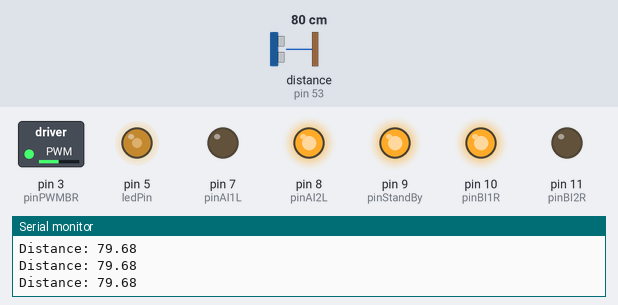
Recording of a sketch running on a simulated Arduino Mega 2560, built with avr-gcc and run on an emulated ATmega2560. Parts: switched loads named in the sketch (green lamp = pin HIGH), output pins drawn as LEDs (lit = HIGH), the last lines printed to the serial monitor. Wiring (inferred from the names in the program): ultrasonic range finder: trigger pin 52; echo pin 53. Inputs (shaded band) come from the test bench; at power-on: distance to the obstacle (sensor on pin 53) 80 cm. The echo pulse lasts 58.3 µs per cm; pins used as bus, display or sensor lines are not drawn.

Above: at 1.2 s.
1.3 s: distance to the obstacle (sensor on pin 53) set to 15 cm
2.8 s: distance to the obstacle (sensor on pin 53) set to 12 cm
At 3.1 s:
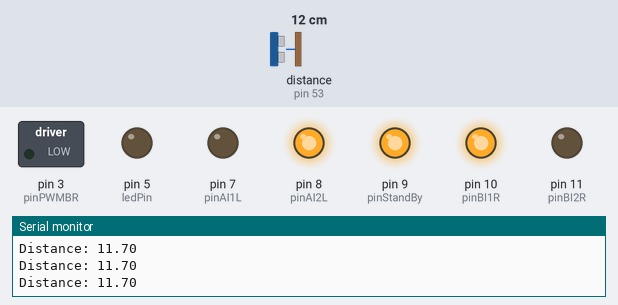
4.3 s: distance to the obstacle (sensor on pin 53) set to 18 cm
At 5.2 s:
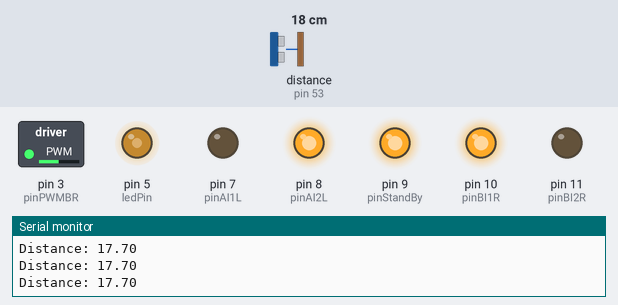
5.8 s: distance to the obstacle (sensor on pin 53) set to 9 cm
At 6.3 s:
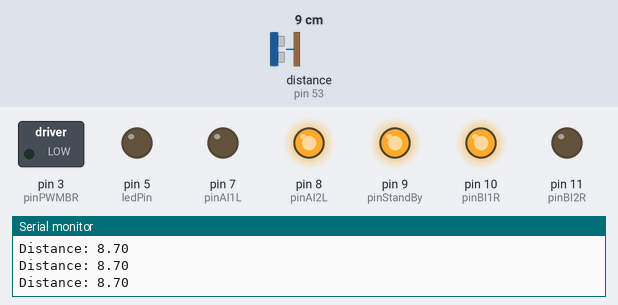
Timing chart, 0 to 8.3 s (numbered marks = the images above; inputs shaded):
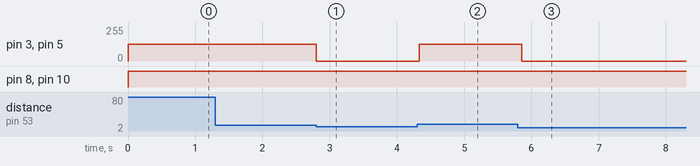

Measured:
- the behaviour switches between 14 and 13 cm on distance to the obstacle (sensor on pin 53) (found by bisection; images 0 and 1)
- after the input at 2.8 s, pin 3 (pinPWMBR), pin 5 (ledPin): 125/255 → 0/255 at once
- after the input at 4.3 s, pin 3 (pinPWMBR), pin 5 (ledPin): 0/255 → 125/255 at once
- after the input at 5.8 s, pin 3 (pinPWMBR), pin 5 (ledPin): 125/255 → 0/255 after 0.06 s

The sketch:

ultrasonicMotor.ino
```cpp
int ledPin = 5;

const int trigPin = 52;  //Used to transmit ultrasonic signals
const int echoPin = 53; //Used to receive ultrasonic signals

float duration, distance;

unsigned char pwmValueL = 125;
const int pinAI1L = 7;       // Pin allocation for AI1
const int pinAI2L = 8;       // Pin allocation for AI2
const int pinPWMAL = 5;       // Pin allocation for the PWM pin
boolean AI1L = 0;            // AI1 pin value
boolean AI2L = 0;            // AI2 pin value

/***Right Motor Declarations***/
unsigned char pwmValueR = 125;
const int pinBI1R = 10;       // Pin allocation for AI1
const int pinBI2R = 11;       // Pin allocation for AI2
const int pinPWMBR = 3;       // Pin allocation for the PWM pin
boolean BI1R = 0;            // AI1 pin value
boolean BI2R = 0;            // AI2 pin value

const int pinStandBy = 9;   // Pin allocation for the standby pin
boolean standBy = 0;        // standBy pin Value


boolean rotDirect = 0;      // Rotation direction variable

void setup() {
  pinMode(ledPin, OUTPUT);
	pinMode(trigPin, OUTPUT);
	pinMode(echoPin, INPUT);
  digitalWrite(ledPin,LOW);

  pinMode(pinAI1L, OUTPUT);
  pinMode(pinAI2L, OUTPUT);
  pinMode(pinPWMAL, OUTPUT);

  pinMode(pinBI1R, OUTPUT);
  pinMode(pinBI2R, OUTPUT);
  pinMode(pinPWMBR, OUTPUT);

  pinMode(pinStandBy, OUTPUT);
  standBy = true;
  digitalWrite(pinStandBy, standBy);
  AI1L = false;
  AI2L = true;
  BI1R = true;
  BI2R = false;

	Serial.begin(9600);
}

void loop() {
	digitalWrite(trigPin, LOW);  //Make sure signal is not yet transmitted
	delayMicroseconds(2);        //Wait for 2 microseconds
	digitalWrite(trigPin, HIGH); //Send out signal
	delayMicroseconds(10);       //Wait for 10 microseconds
	digitalWrite(trigPin, LOW);  //Stop sending signals

  duration = pulseIn(echoPin, HIGH);  //echoPin goes high when signal bounces back and is received. Counting how long it takes for pin to go high
  distance = (duration*.0343)/2;      //Changing units to cm

  if(distance <= 13.2){
    pwmValueL = 0;
    pwmValueR = 0;
  }
  else{
    pwmValueL = 125;
    pwmValueR = 125;
  }

  digitalWrite(pinAI1L, AI1L);
  digitalWrite(pinAI2L, AI2L);
  digitalWrite(pinBI1R, BI1R);
  digitalWrite(pinBI2R, BI2R);
  analogWrite(pinPWMAL, pwmValueL);
  analogWrite(pinPWMBR, pwmValueR);

  Serial.print("Distance: ");
	Serial.println(distance);
	delay(100);
}
```
